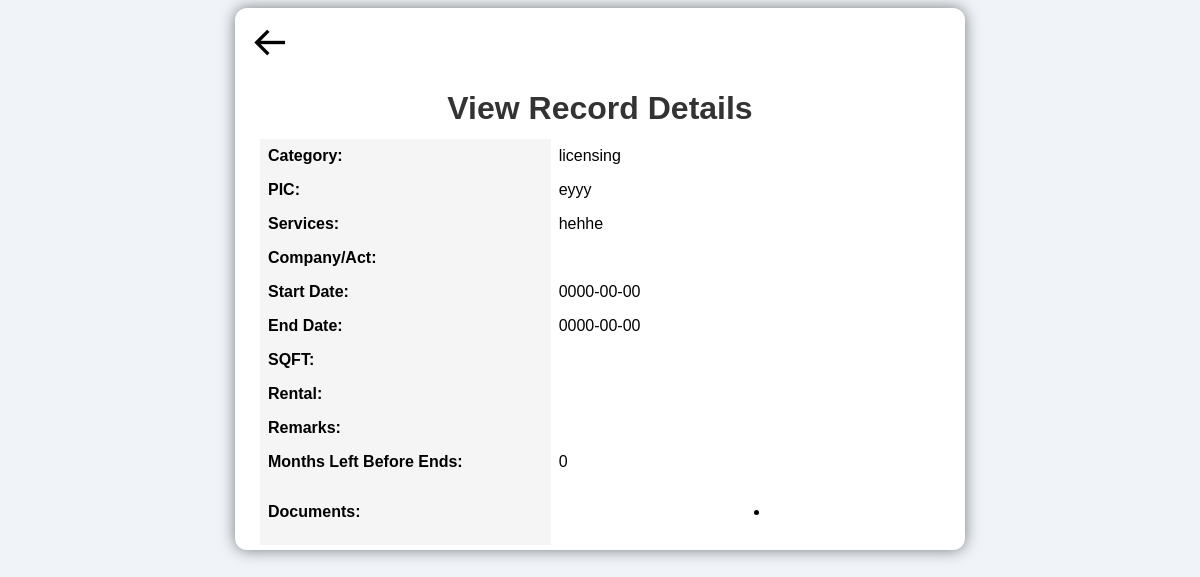
Screenshot of /view1.php (signed in) with the database file from the repository.
### tables this page shows
CREATE TABLE IF NOT EXISTS `form` (
`id` int(11) NOT NULL,
  `category` varchar(50) NOT NULL,
  `pic` varchar(100) NOT NULL,
  `service` varchar(500) NOT NULL,
  `company` varchar(500) NOT NULL,
  `start` date NOT NULL,
  `endDate` date NOT NULL,
  `sqft` varchar(80) NOT NULL,
  `rent` varchar(80) NOT NULL,
  `remarks` varchar(500) NOT NULL,
  `filename` varchar(500) NOT NULL,
  `monthsLeft` int(100) NOT NULL,
  `department` varchar(100) NOT NULL,
  `upload_date` timestamp NOT NULL DEFAULT CURRENT_TIMESTAMP ON UPDATE CURRENT_TIMESTAMP
);

### view1.php (the view, shortened to what this page needs)
<?php
include("dbconn.php");
$filename = isset($_GET['filename']) ? $_GET['filename'] : '';
$stmt = $connection->prepare("SELECT * FROM form WHERE filename = ? AND department = ?");
$stmt->bind_param("si", $filename, $_SESSION['department']);
$stmt->execute();
$result = $stmt->get_result();
if ($result->num_rows > 0) {
    $row = $result->fetch_assoc();
} else {
    echo "<script>alert('No data found for this entry.'); window.location.href='dashboard.php';</script>";
    exit();
}
?>
<!DOCTYPE html>
<html lang="en">
<head>
    <link href='https://unpkg.com/boxicons@2.1.4/css/boxicons.min.css' rel='stylesheet'>
</head>
<body>
<div class="container">
    <a href="dashboard.php" class="back-button" type="button"><i class='bx bx-arrow-back'></i></a>
    <h1>View Record Details</h1>
    <table>
        <tr><th>Category:</th><td><?php echo htmlspecialchars($row['category']); ?></td></tr>
        <tr><th>PIC:</th><td><?php echo htmlspecialchars($row['pic']); ?></td></tr>
        <tr><th>Services:</th><td><?php echo htmlspecialchars($row['service']); ?></td></tr>
        <tr><th>Company/Act:</th><td><?php echo htmlspecialchars($row['company']); ?></td></tr>
        <tr><th>Start Date:</th><td><?php echo htmlspecialchars($row['start']); ?></td></tr>
        <tr><th>End Date:</th><td><?php echo htmlspecialchars($row['endDate']); ?></td></tr>
        <tr><th>SQFT:</th><td><?php echo htmlspecialchars($row['sqft']); ?></td></tr>
        <tr><th>Rental:</th><td><?php echo htmlspecialchars($row['rent']); ?></td></tr>
        <tr><th>Remarks:</th><td><?php echo htmlspecialchars($row['remarks']); ?></td></tr>
        <tr><th>Months Left Before Ends:</th><td><?php echo htmlspecialchars($row['monthsLeft']); ?></td></tr>
        <tr><th>Documents:</th>
        <td>
        <td><?php
                $file_names = preg_split('/\s*,\s*/', $row['filename']);
                echo "<ul>";
                foreach ($file_names as $file_name) {
                    echo "<li><a href='uploads/" . htmlspecialchars($file_name) . "' download>" . htmlspecialchars($file_name) . "</a></li>";
                }
                echo "</ul>";
            ?></td>
            </td>
        </tr>
    </table>
</div>
</body>
</html>

### view1.php (style rules this page uses)
body { font-family: Arial, sans-serif; background-color: #f0f4f8; }
.container { max-width: 700px; margin: 5px auto; padding: 15px; background-color: white; border-radius: 12px; box-shadow: 0 0 15px rgba(0, 0, 0, 0.5); }
h1 { text-align: center; color: #333; }
table { width: 80%; border-collapse: collapse; margin: -10px 10px; }
table th, table td { text-align: left; padding: 8px; }
table th { background-color: #f5f5f5; max-width: 150px; }
.back-button { background-color: transparent; border: none; color: black; font-size: 40px; cursor: pointer; transition: color 0.3s ease, transform 0.5s ease; }

### rows the page displays
form: category "licensing", pic "eyyy", service "hehhe", start "0000-00-00", endDate "0000-00-00", monthsLeft "0"
